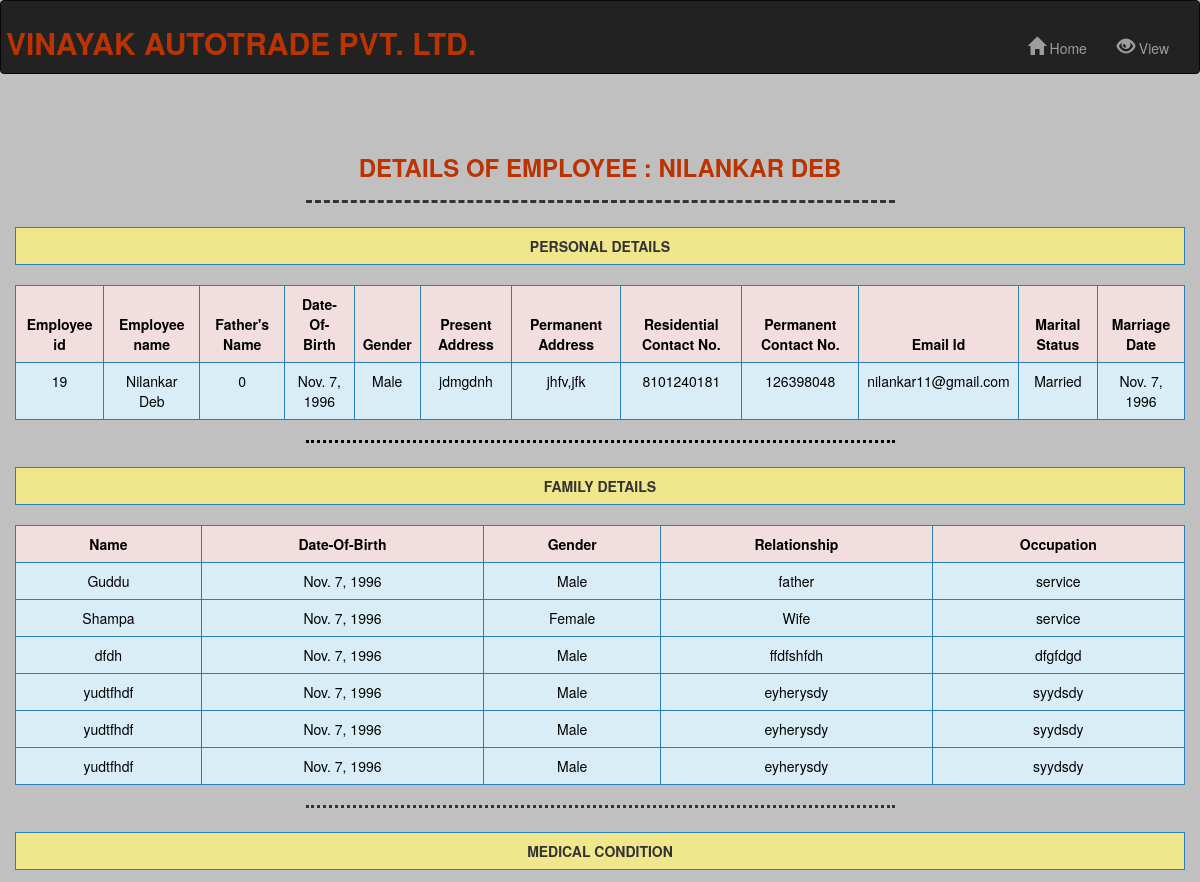
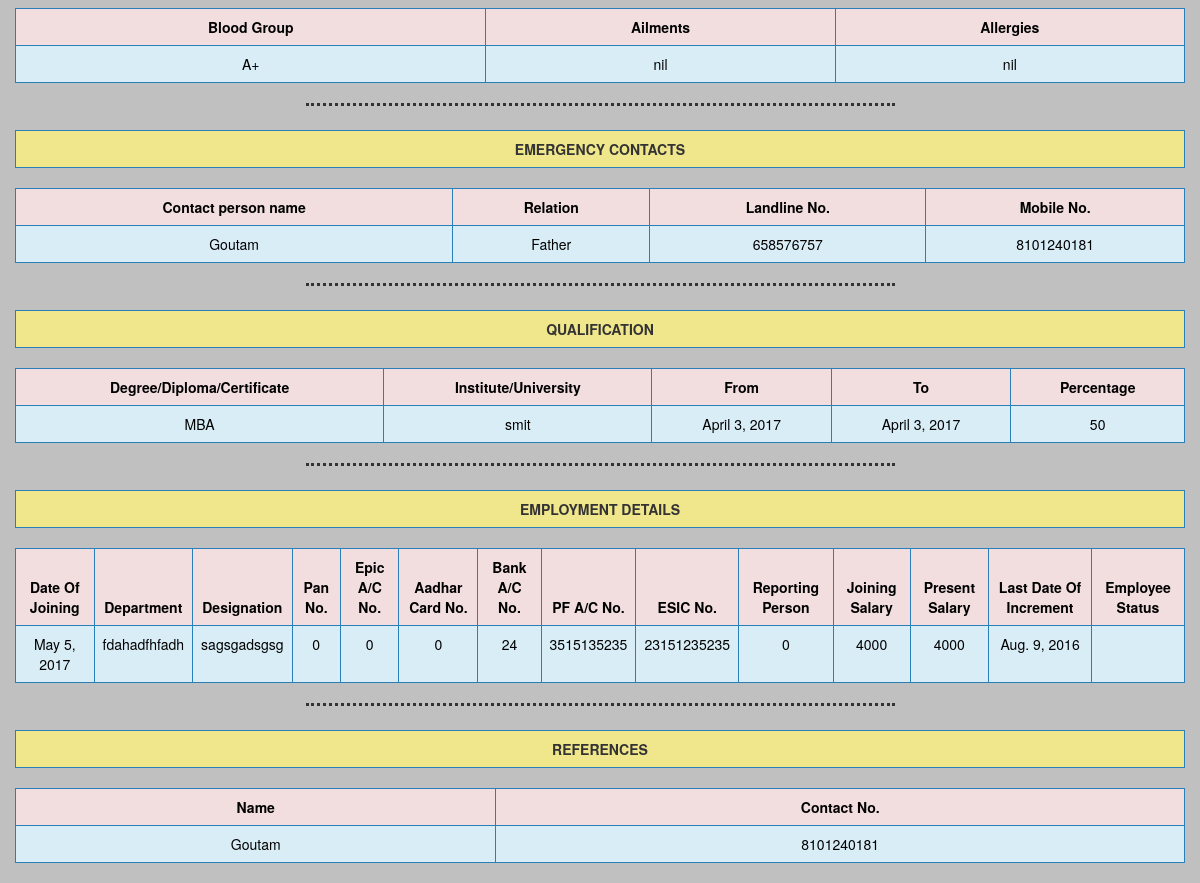
/employees/19, run on the app's committed database (2 pictures, top to bottom).
### personal/models.py (models this page shows, shortened)
class Employee(models.Model):
    SELECT = ''
    MALE = 'Male'
    FEMALE = 'Female'
    gend = (
        (SELECT, ''),
        (MALE,'Male'),
        (FEMALE,'Female'),
    )
    SELECT = ''
    MARRIED = 'Married'
    SINGLE = 'Single'
    DIVORCEE = 'Divorcee'
    marr = (
        (SELECT, ''),
        (MARRIED, 'Married'),
        (SINGLE, 'Single'),
        (DIVORCEE, 'Divorcee')
    )
    Employee_id=models.IntegerField(primary_key=True,help_text='Enter Employees ID')
    Employee_name=models.CharField(max_length=50,help_text='Enter Employees Name')
    Fathers_name=models.CharField(max_length=50,help_text='Enter Fathers Name')
    Date_Of_Birth=models.DateField(auto_now=False,auto_now_add=False,help_text='Enter Employees Date of Birth')
    Gender=models.CharField(max_length=50,choices=gend,help_text='Choose Employees Gender')
    Present_Address=models.TextField(help_text='Enter Employees Present Address')
    Permanent_Address=models.TextField(help_text='Enter Employees Permanent Address')
    Residential_Contact_No=models.IntegerField(help_text='Enter Employees Residential Contact No.')
    Permanent_Contact_No=models.IntegerField(help_text='Enter Employees Permanent Contact No.')
    Email_id=models.EmailField(max_length=50,null=True,help_text='Enter Employees Email Id')
    Marital_Status=models.CharField(max_length=50,choices=marr,help_text='Choose Employees Marital Status')
    Marriage_Date=models.CharField(max_length=50,help_text='Enter Employees Marriage Date')

class family(models.Model):
    SELECT = ''
    MALE = 'Male'
    FEMALE = 'Female'
    gend = (
        (SELECT, ''),
        (MALE, 'Male'),
        (FEMALE, 'Female'),
    )
    Employee_id=models.ForeignKey(Employee, on_delete=models.CASCADE,help_text='Choose for which employee you want to enter details')
    Name=models.CharField(max_length=50,help_text='Enter name.')
    Date_of_Birth=models.DateField(auto_now=False,auto_now_add=False,help_text='Enter Date Of Birth')
    Gender=models.CharField(max_length=50,choices=gend,help_text='Enter the gender.')
    Relationship=models.CharField(max_length=50,help_text='Enter the relationship.')
    Occupation=models.CharField(max_length=50,help_text='Enter occupation.')

class med(models.Model):
    SELECT = ''
    A_positive = 'A+'
    A_negative = 'A-'
    B_positive='B+'
    B_negative ='B-'
    AB_positive ='AB+'
    AB_negative='AB-'
    O_positive='O+'
    O_negative='O-'
    group = (
        (A_positive , 'A+'),
        (A_negative , 'A-'),
        (B_positive , 'B+'),
        (B_negative , 'B-'),
        (AB_positive , 'AB+'),
        (AB_negative , 'AB-'),
        (O_positive , 'O+'),
        (O_negative , 'O-'),
    )
    Employee_id = models.ForeignKey(Employee, on_delete=models.CASCADE,help_text='Choose for which employee you want to enter details')
    Blood_group=models.CharField(max_length=50,choices=group,help_text='Enter the Blood Group')
    Ailments=models.CharField(max_length=50,help_text='Enter Ailments(Heart condition,BP etc.) if any')
    Allergies=models.CharField(max_length=50,help_text='Enter the allergies(Drug, etc.) if any')

class emergency(models.Model):
    Employee_id = models.ForeignKey(Employee, on_delete=models.CASCADE,help_text='Choose for which employee you want to enter details')
    Contact_person_name=models.CharField(max_length=50,help_text='Enter name')
    Relation=models.CharField(max_length=50,help_text='Enter the relation')
    Landline_No=models.IntegerField(help_text='Enter Landline number')
    Mobile_No=models.IntegerField(help_text='Enter Mobile number')

class education(models.Model):
    Employee_id = models.ForeignKey(Employee, on_delete=models.CASCADE,help_text='Choose for which employee you want to enter details')
    Degree=models.CharField(max_length=50,help_text='Enter the Degree/Doploma/Certificate')
    Institute=models.CharField(max_length=50,help_text='Enter the Institute/University')
    From=models.DateField(auto_now=False,auto_now_add=False,help_text='Enter the starting date of your degree')
    To = models.DateField(auto_now=False, auto_now_add=False, help_text='Enter the ending date of your degree')
    Percentage = models.IntegerField(help_text='Enter the final Percentage(%)')

class employment(models.Model):
    SELECT = ''
    ACTIVE = 'Active'
    LEFT = 'Left'
    status = (
        (SELECT, ''),
        (ACTIVE, 'Active'),
        (LEFT, 'Left'),
    )
    Employee_id = models.ForeignKey(Employee, on_delete=models.CASCADE,help_text='Choose for which employee you want to enter details')
    Date_of_Joining = models.DateField(auto_now=False,auto_now_add=False,help_text='Enter date of joining')
    Date_of_Resigning = models.DateField(auto_now=False,auto_now_add=False,help_text='Enter the resigning date')
    Location = models.CharField(max_length=50,help_text='Enter the location working on')
    Last_working_day = models.DateField(auto_now=False,auto_now_add=False,help_text='Enter the last day of working')
    Department = models.CharField(max_length=50,help_text='Enter the belonging department')
    Designation=models.CharField(max_length=50,help_text='Enter the belomging designation')
    Pan_no=models.CharField(max_length=50,help_text='Enter your Pan No.')
    Epic_no=models.CharField(max_length=50,help_text='Enter your Epic No.')
    Aadhar_card_no=models.CharField(max_length=50,help_text='Enter Aadhar Card No.')
    Bank_acc_no=models.IntegerField(help_text='Enter the Bank Account Number')
    PF_acc_no=models.IntegerField(help_text='Enter the Provident Fund Acccount Number')
    UAN_No=models.IntegerField(help_text='Enter the UAN No.')
    ESIC_no = models.IntegerField(help_text='Enter the ESIC number')
    Reporting_person=models.CharField(max_length=50,help_text='Enter the name of reporting person')
    Joining_Salary=models.IntegerField(help_text='Enter the joining Salary')
    Present_Salary=models.IntegerField(help_text='Enter the present Salary')
    Transfer_date=models.DateField(auto_now=False,auto_now_add=False,help_text='Enter the date of transfer')
    Transfer_to=models.CharField(max_length=50,help_text='Enter the place transferred to.')
    Last_date_of_increment= models.DateField(auto_now=False,auto_now_add=False,help_text='Enter last date of increment')
    Employee_Status=models.CharField(max_length=50,choices=status,help_text='Enter the employment status of employee.')

class references(models.Model):
    Employee_id = models.ForeignKey(Employee, on_delete=models.CASCADE,help_text='Choose for which employee you want to enter details')
    Name = models.CharField(max_length=50,help_text='Enter the references name')
    Contact_No = models.IntegerField(help_text='Enter the references contact number')

### personal/views.py (the view)
# urls.py: url(r'^employees/(?P<emp_id>[0-9]+)$', views.details, name='detail'),
def details(request,emp_id):
    emp = get_object_or_404(Employee, pk=emp_id)
    context = {'emp':emp }
    return render(request,'personal/full_detail1.html', context)

### personal/templates/personal/full_detail1.html (shortened to what this page needs)
{% extends 'personal/home.html' %}
{% block content %}
<center><strong><h3><b><p class="uppercase">DETAILS OF EMPLOYEE : {{ emp.Employee_name }}</p></b></h3></strong></center>
<hr style="border-top: dashed">
<div class = "table-responsive">
    <table class = "table ">
        <tr>
                <th bgcolor="#f0e68c"><center>PERSONAL DETAILS</center></th>
        </tr>
    </table>
    <table class="table table-hover">
        <thead>
            <tr class="danger">
                 <th>Employee id</th>
                 <th>Employee name</th>
                 <th>Father's Name</th>
                 <th>Date-Of-Birth</th>
                 <th>Gender</th>
                 <th>Present Address </th>
                 <th>Permanent Address</th>
                 <th>Residential Contact No.</th>
                 <th>Permanent Contact No.</th>
                 <th>Email Id</th>
                 <th>Marital Status
                 <th>Marriage Date </th>
            </tr>
        </thead>
        <tbody>
            <tr class="info">
                 <td>{{emp.Employee_id }}</td>
                 <td>{{emp.Employee_name}}</td>
                 <td>{{emp.Fathers_name}}</td>
                 <td>{{emp.Date_Of_Birth}}</td>
                 <td>{{emp.Gender}}</td>
                 <td>{{emp.Present_Address}} </td>
                 <td>{{emp.Permanent_Address}}</td>
                 <td>{{emp.Residential_Contact_No}}</td>
                 <td>{{emp.Permanent_Contact_No}}</td>
                 <td>{{emp.Email_id}}</td>
                 <td>{{emp.Marital_Status}}</td>
                 <td>{{emp.Marriage_Date }}</td>
            </tr>
         </tbody>
    </table>
<hr width="50%" style="border-color: black">
    <table class = "table">
        <tr>
                <th bgcolor="#f0e68c"><center>FAMILY DETAILS</center></th>
        </tr>
    </table>
    <table class="table table-hover">
        <thead>
            <tr class="danger">
                 <th>Name</th>
                 <th>Date-Of-Birth</th>
                 <th>Gender</th>
                 <th>Relationship</th>
                 <th>Occupation</th>
            </tr>
        </thead>
        <tbody>
        {% for fam in emp.family_set.all %}
            <tr class="info">
                 <td>{{fam.Name}}</td>
                 <td>{{fam.Date_of_Birth}}</td>
                 <td>{{fam.Gender}}</td>
                 <td>{{fam.Relationship}} </td>
                 <td>{{fam.Occupation}}</td>
            </tr>
          {% endfor %}
        </tbody>
      </table>
<hr>
    <table class = "table">
        <tr>
                <th bgcolor="#f0e68c"><center>MEDICAL CONDITION</center></th>
        </tr>
    </table>
    <table class="table table-hover">
        <thead>
            <tr class="danger">
                 <th>Blood Group</th>
                 <th>Ailments</th>
                 <th>Allergies</th>
            </tr>
        </thead>
        <tbody>
        {% for m in emp.med_set.all %}
            <tr class="info">
                  <td>{{m.Blood_group}}</td>
                  <td>{{m.Ailments}}</td>
                  <td>{{m.Allergies}}</td>
            </tr>
        {% endfor %}
        </tbody>
    </table>
<hr>
    <table class = "table">
        <tr>
                <th bgcolor="#f0e68c"><center>EMERGENCY CONTACTS</center></th>
        </tr>
    </table>
    <table class="table table-hover">
        <thead>
            <tr class="danger">
                 <th>Contact person name</th>
                 <th>Relation</th>
                 <th>Landline No.</th>
                 <th>Mobile No.</th>
            </tr>
        </thead>
        {% for e in emp.emergency_set.all %}
        <tr class="info">
                  <td>{{e.Contact_person_name}}</td>
                  <td>{{e.Relation}}</td>
                  <td>{{e.Landline_No}}</td>
                  <td>{{e.Mobile_No}}</td>
        </tr>
        {% endfor %}
    </table>
<hr>
    <table class = "table">
        <tr>
                <th bgcolor="#f0e68c"><center>QUALIFICATION</center></th>
        </tr>
    </table>
    <table class="table table-hover">
        <thead>
            <tr class="danger">
                 <th>Degree/Diploma/Certificate</th>
                 <th>Institute/University</th>
                 <th>From</th>
                 <th>To</th>
                 <th>Percentage</th>
            </tr>
        </thead>
        {% for edu in emp.education_set.all %}
        <tr class="info">
                  <td>{{edu.Degree}}</td>
                  <td>{{edu.Institute}}</td>
                  <td>{{edu.From}}</td>
                  <td>{{edu.To}}</td>
                  <td>{{edu.Percentage}}</td>
        </tr>
        {% endfor %}
    </table>
<hr>
    {% for empl in emp.employment_set.all %}
    <table class = "table">
        <tr>
                <th bgcolor="#f0e68c"><center>EMPLOYMENT DETAILS</center></th>
        </tr>
    </table>
    <table class="table table-hover">
        <thead>
            <tr class="danger">
                 <th>Date Of Joining</th>
                 <th>Department</th>
                 <th>Designation</th>
                 <th>Pan No.</th>
                 <th>Epic A/C No.</th>
                 <th>Aadhar Card No.</th>
                 <th>Bank A/C No.</th>
                 <th>PF A/C No.</th>
                 <th>ESIC No.</th>
                 <th>Reporting Person</th>
                 <th>Joining Salary</th>
                 <th>Present Salary</th>
                 <th>Last Date Of Increment</th>
                 <th>Employee Status</th>
            </tr>
        </thead>
        <tr class="info">
                  <td>{{empl.Date_of_Joining}}</td>
                  <td>{{empl.Department}}</td>
                  <td>{{empl.Designation}}</td>
                  <td>{{empl.Pan_no}}</td>
                  <td>{{empl.Epic_no}}</td>
                  <td>{{empl.Aadhar_card_no}}</td>
                  <td>{{empl.Bank_acc_no}}</td>
                  <td>{{empl.PF_acc_no}}</td>
                  <td>{{empl.ESIC_no}}</td>
                  <td>{{empl.Reporting_person}}</td>
                  <td>{{empl.Joining_Salary}}</td>
                  <td>{{empl.Present_Salary}}</td>
                  <td>{{empl.Last_date_of_increment}}</td>
                  <td>{{empl.Employee_status}}</td>
        </tr>
    </table>
<hr>
    {% endfor %}
    <table class = "table">
        <tr>
                <th bgcolor="#f0e68c"><center>REFERENCES</center></th>
        </tr>
    </table>
    <table class="table table-hover">
        <thead>
            <tr class="danger">
                 <th>Name</th>
                 <th>Contact No.</th>
            </tr>
        </thead>
        {% for refe in emp.references_set.all %}
        <tr class="info">
                  <td>{{refe.Name}}</td>
                  <td>{{refe.Contact_No}}</td>
        </tr>
        {% endfor %}
    </table>
</div>
{% endblock %}

### personal/templates/personal/home.html (shortened to what this page needs)
<!DOCTYPE html>
<html lang="en">
<head>
	{% load staticfiles %}
	<link rel="stylesheet" href="{% static 'personal/css/bootstrap.min.css' %}" type = "text/css"/>
</head>
<nav class="navbar navbar-inverse ">
  <div class="container-fluid">
	  <a href="#" class="navbar-brand"><h2><strong>VINAYAK AUTOTRADE PVT. LTD.</strong></h2></a>
    <div class="collapse navbar-collapse" id="myNavbar">
      <ul class="nav navbar-nav navbar-right"><br>
        <li><a href="/"><span class="glyphicon glyphicon-home"></span>   Home</a></li>
        <li><a href=" {% url 'personal:employees' %} "><span class="glyphicon glyphicon-eye-open"></span>   View</a></li>
      </ul>
    </div>
  </div>
</nav>
<body class="body" style="background-color: silver;">
			<div class='container-fluid'>
			<br><br>
			   {% block content %}
			   {% endblock %}
			</div>
</body>
</html>

### personal/templates/personal/home.html (style rules this page uses)
html, body { height:100% }
strong { color: #bc3302; }
.navbar { min-height: 70px; }
.navbar-brand { padding: 5px; }
.glyphicon { font-size:large; }

### personal/templates/personal/full_detail1.html (style rules this page uses)
.table-hover { color: black; }
th,td { text-align: center; }
.table { border: 1px solid #2980B9; }
.table thead > tr > th { border-bottom: none; }
.table thead > tr > th, .table tbody > tr > th, .table tfoot > tr > th, .table thead > tr > td, .table tbody > tr > td, .table tfoot > tr > td { border: 1px solid #2980B9; }
hr { display: block; width : 50%; border-color: black; padding: 2px; border-top: dotted; }
p.uppercase { text-transform: uppercase; }

### data on the page
Employee: Employee_name "NILANKAR DEB", Employee_id "19", Employee_name "Nilankar Deb", Fathers_name "0", Date_Of_Birth "Nov. 7, 1996", Gender "Male", Present_Address "jdmgdnh", Permanent_Address "jhfv,jfk", Residential_Contact_No "8101240181", Permanent_Contact_No "126398048", Email_id "nilankar11@gmail.com", Marital_Status "Married", Marriage_Date "Nov. 7, 1996"
family: Name "Guddu", Date_of_Birth "Nov. 7, 1996", Gender "Male", Relationship "father", Occupation "service"
family: Name "Shampa", Date_of_Birth "Nov. 7, 1996", Gender "Female", Relationship "Wife", Occupation "service"
family: Name "dfdh", Date_of_Birth "Nov. 7, 1996", Gender "Male", Relationship "ffdfshfdh", Occupation "dfgfdgd"
family: Name "yudtfhdf", Date_of_Birth "Nov. 7, 1996", Gender "Male", Relationship "eyherysdy", Occupation "syydsdy"
family: Name "yudtfhdf", Date_of_Birth "Nov. 7, 1996", Gender "Male", Relationship "eyherysdy", Occupation "syydsdy"
family: Name "yudtfhdf", Date_of_Birth "Nov. 7, 1996", Gender "Male", Relationship "eyherysdy", Occupation "syydsdy"
med: Blood_group "A+", Ailments "nil", Allergies "nil"
emergency: Contact_person_name "Goutam", Relation "Father", Landline_No "658576757", Mobile_No "8101240181"
education: Degree "MBA", Institute "smit", From "April 3, 2017", To "April 3, 2017", Percentage "50"
employment: Date_of_Joining "May 5, 2017", Department "fdahadfhfadh", Designation "sagsgadsgsg", Pan_no "0", Epic_no "0", Aadhar_card_no "0", Bank_acc_no "24", PF_acc_no "3515135235", ESIC_no "23151235235", Reporting_person "0", Joining_Salary "4000", Present_Salary "4000", Last_date_of_increment "Aug. 9, 2016"
references: Name "Goutam", Contact_No "8101240181"
